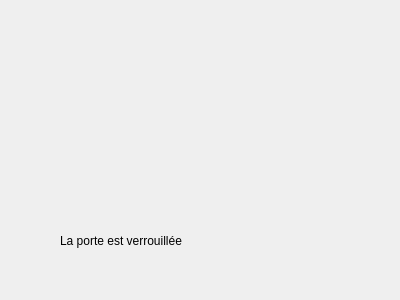
<?xml version="1.0" encoding="UTF-8"?>
<ui version="4.0">
 <class>Porte</class>
 <widget class="QWidget" name="Porte">
  <property name="geometry">
   <rect>
    <x>0</x>
    <y>0</y>
    <width>400</width>
    <height>300</height>
   </rect>
  </property>
  <property name="windowTitle">
   <string>Form</string>
  </property>
  <widget class="QLabel" name="labelEtatPorte">
   <property name="geometry">
    <rect>
     <x>60</x>
     <y>225</y>
     <width>211</width>
     <height>31</height>
    </rect>
   </property>
   <property name="text">
    <string>La porte est verrouillée</string>
   </property>
  </widget>
  <widget class="QLabel" name="labelImagePorte">
   <property name="geometry">
    <rect>
     <x>60</x>
     <y>30</y>
     <width>111</width>
     <height>171</height>
    </rect>
   </property>
   <property name="text">
    <string/>
   </property>
   <property name="pixmap">
    <pixmap resource="Porte.qrc">:/img/porte_fermee.png</pixmap>
   </property>
  </widget>
 </widget>
 <resources>
  <include location="Porte.qrc"/>
 </resources>
 <connections/>
</ui>
